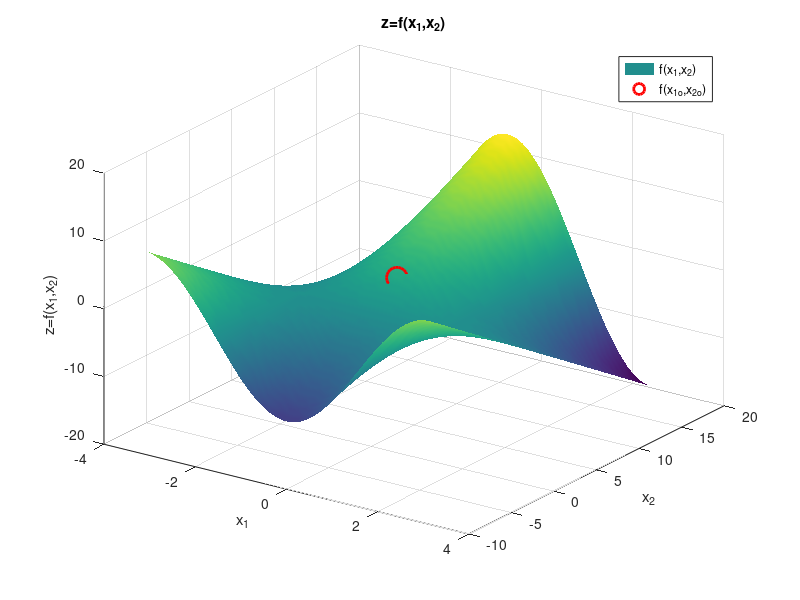

The MATLAB source for this figure:
%Christopher Lum
%lum@u.washington.edu.edu
%
%This is skeleton code to show how to plot 3D functions using surf
%
%We assume that we have a function of two variables of the form
%
%   z = f(x1,x2)
%
%   where f(x1,x2) = cos(x1)*x2

%Version History    11/11/09: Created
%                   11/17/11: Updated for 2011
%                   10/12/13: Updated for 2013

clear
clc
close all

%Define the range of x1 values
x1_start    = -pi;      %starting value of the x1 vector
x1_end      = pi;       %ending value of the x1 vector
Nx1         = 50;       %number of points in the x1 vector
x1          = linspace(x1_start, x1_end, Nx1);

%Define the range of x2 values
x2_start    = -10;      %starting value of the x2 vector
x2_end      = 16;       %ending value of the x2 vector
Nx2         = 85;       %number of points in the x2 vector
x2          = linspace(x2_start, x2_end, Nx2);

%Create 2D matrices of the x1 and x2 vectors
[X1,X2] = meshgrid(x1,x2);

%Evaluate the function at these points
Z = cos(X1).*X2;

%Define a point we are interested in plotting
x1o = 0;
x2o = 3;
zo  = cos(x1o)*x2o;

%Plot the surface
figure
hold on
surf(X1,X2,Z)

%Plot the point
plot3(x1o, x2o, zo, 'ro', 'MarkerSize', 15, 'LineWidth', 2)

%Make the plot nice
xlabel('x_1')
ylabel('x_2')
zlabel('z=f(x_1,x_2)')
title('z=f(x_1,x_2)')
legend('f(x_1,x_2)','f(x_{1o},x_{2o})')
grid on
shading interp      %make the 3D surface smooth
view([35 30])       %change the view of the plot (can also use button on plot window)